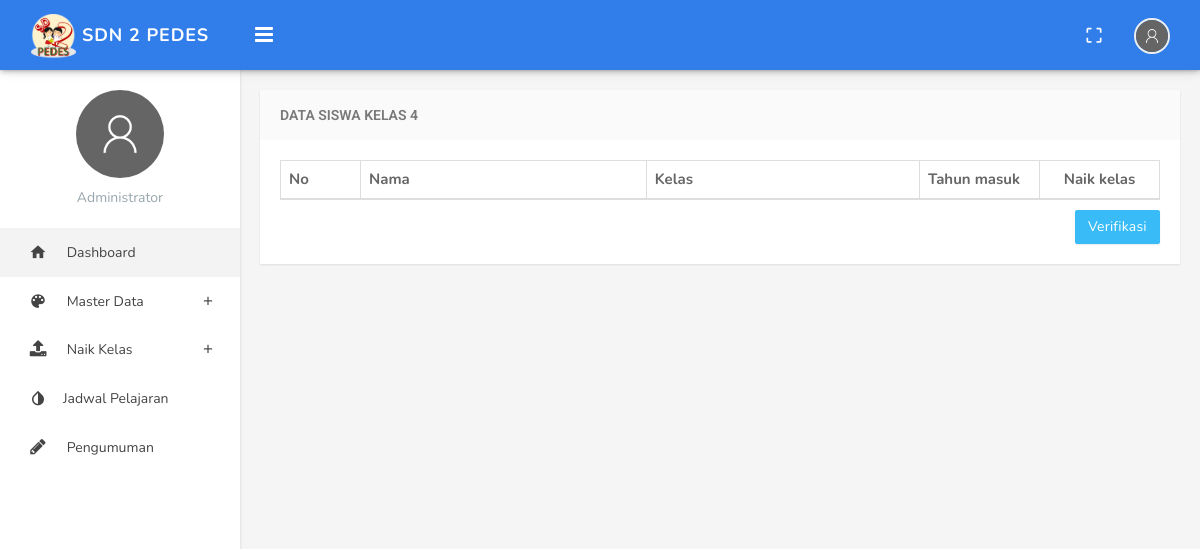
Page /index.php/admin/naikkelas/kelas4 on the earlier database version.
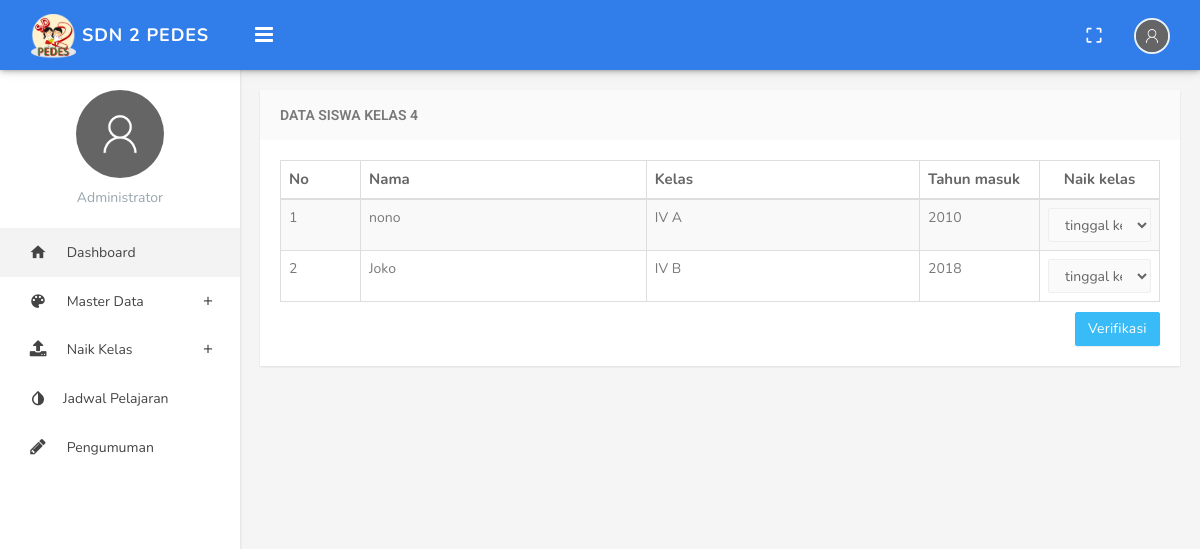
Same page on the later database version.
### tables this page shows
CREATE TABLE `siswa` (
  `nis` varchar(15) NOT NULL,
  `nama` varchar(30) NOT NULL,
  `jk` enum('L','P') NOT NULL,
  `ttl` varchar(30) NOT NULL,
  `id_kelas` int(5) NOT NULL,
  `th_masuk` varchar(15) NOT NULL,
  `nope` varchar(15) NOT NULL,
  `alamat` varchar(50) NOT NULL,
  `semester` varchar(10) NOT NULL
);

CREATE TABLE `ruang_kelas` (
  `id` int(5) NOT NULL,
  `nama_ruangan` varchar(6) NOT NULL,
  `jumlah_siswa` int(2) NOT NULL,
  `status` int(11) NOT NULL
);

### application/controllers/admin/Naikkelas.php (called while the page is built, shortened)
<?php
class Naikkelas extends CI_Controller
{
    public function kelas4()
	{
        $data['siswa']= $this->db->select('siswa.*, ruang_kelas.nama_ruangan as kelas')->from('siswa')->join('ruang_kelas','ruang_kelas.id=siswa.id_kelas')->where('ruang_kelas.status',4)->get()->result();
        $stat = $this->db->select('status')->from('ruang_kelas')->where('ruang_kelas.id',7)->get()->row();
        $id = $stat->status;
        $data['naik']= $this->db->select('*')->from('ruang_kelas')->where('ruang_kelas.status',$id+1)->get()->result();
        $this->load->view('admin/naikkelas/kelas4',$data);
    }
}

### index.php (called while the page is built, shortened)
<?php
require_once BASEPATH.'core/CodeIgniter.php';

### application/views/admin/naikkelas/kelas4.php (the view, shortened to what this page needs)
<!DOCTYPE html>
<html>
<head>
</head>
<body class="fixed-left">
    <div id="wrapper">
        <div class="content-page">
			<div class="content">
				<div class="container">
					<div class="row">
						<div class="col-md-12">
							<div class="panel panel-default">
								<div class="panel-heading">
									<h3 class="panel-title">Data Siswa Kelas 4</h3>
								</div>
								<div class="panel-body">
									<form action="<?= base_url()."admin/naikkelas/simpan" ?>" method="POST">
										<table width="100%" class="table table-striped table-bordered" id="tabeldata">
											<thead>
												<tr>
													<th width="80">No</th>
													<th >Nama</th>
													<th>Kelas</th>
													<th width="120">Tahun masuk</th>
													<th width="120"><center>Naik kelas</center></th>
												</tr>
											</thead>
											<tbody>
											<?php $no = 1; ?>
												<?php foreach($siswa as $sw) : ?>
													<tr class="gradeX">
														<td><?= $no++;?> </td>
														<td><?= $sw->nama; ?></td>
														<td><?= $sw->kelas; ?></td>
														<td><?= $sw->th_masuk; ?></td>
														<td >
														<select name="kelas[]" class="form-control">
														<option value="<?= $sw->id_kelas; ?>">tinggal kelas</option>
														</select></td>
													</tr>
												<?php endforeach; ?>
											</tbody>
										</table>
										<button type="submit" class="btn btn-info waves-effect waves-light pull-right">Verifikasi</button>
									</form>
								</div>
							</div>
						</div>
						</div>
					</div>
				</div>
			</div>
		</div>
</body>
</html>

Differences in the rows shown:
added siswa: nama "nono", ruang_kelas.nama_ruangan "IV A", th_masuk "2010"
added siswa: nama "Joko", ruang_kelas.nama_ruangan "IV B", th_masuk "2018"
